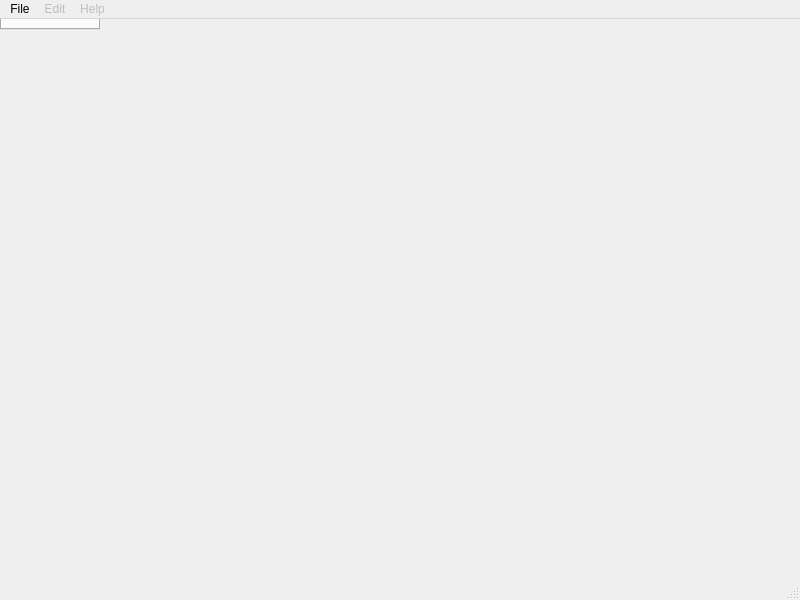
<?xml version="1.0" encoding="UTF-8"?>
<ui version="4.0">
 <class>arc_simulatorClass</class>
 <widget class="QMainWindow" name="arc_simulatorClass">
  <property name="geometry">
   <rect>
    <x>0</x>
    <y>0</y>
    <width>800</width>
    <height>600</height>
   </rect>
  </property>
  <property name="windowTitle">
   <string>MainWindow</string>
  </property>
  <widget class="QTabWidget" name="centralwidget"/>
  <widget class="QMenuBar" name="menubar">
   <property name="geometry">
    <rect>
     <x>0</x>
     <y>0</y>
     <width>800</width>
     <height>24</height>
    </rect>
   </property>
   <widget class="QMenu" name="menuFile">
    <property name="title">
     <string>File</string>
    </property>
    <widget class="QMenu" name="menuLoad_2">
     <property name="title">
      <string>Load</string>
     </property>
     <addaction name="actionProgram"/>
     <addaction name="actionMicrostore"/>
    </widget>
    <addaction name="menuLoad_2"/>
    <addaction name="separator"/>
    <addaction name="actionQuit"/>
   </widget>
   <widget class="QMenu" name="menuEdit">
    <property name="enabled">
     <bool>false</bool>
    </property>
    <property name="title">
     <string>Edit</string>
    </property>
    <addaction name="actionCut"/>
    <addaction name="actionCopy"/>
    <addaction name="actionPaste"/>
    <addaction name="separator"/>
    <addaction name="actionFind"/>
    <addaction name="actionReplace"/>
   </widget>
   <widget class="QMenu" name="menuHelp">
    <property name="enabled">
     <bool>false</bool>
    </property>
    <property name="title">
     <string>Help</string>
    </property>
    <addaction name="actionAbout"/>
   </widget>
   <addaction name="menuFile"/>
   <addaction name="menuEdit"/>
   <addaction name="menuHelp"/>
  </widget>
  <widget class="QStatusBar" name="statusbar"/>
  <action name="actionAbout">
   <property name="text">
    <string>About</string>
   </property>
  </action>
  <action name="actionCut">
   <property name="text">
    <string>Cut</string>
   </property>
  </action>
  <action name="actionCopy">
   <property name="text">
    <string>Copy</string>
   </property>
  </action>
  <action name="actionPaste">
   <property name="text">
    <string>Paste</string>
   </property>
  </action>
  <action name="actionFind">
   <property name="text">
    <string>Find</string>
   </property>
  </action>
  <action name="actionReplace">
   <property name="text">
    <string>Replace</string>
   </property>
  </action>
  <action name="actionQuit">
   <property name="text">
    <string>Quit</string>
   </property>
  </action>
  <action name="actionMicroprogram">
   <property name="text">
    <string>Microprogram</string>
   </property>
  </action>
  <action name="actionProgram">
   <property name="text">
    <string>Program</string>
   </property>
  </action>
  <action name="actionMicrostore">
   <property name="text">
    <string>Microstore</string>
   </property>
  </action>
 </widget>
 <resources/>
 <connections>
  <connection>
   <sender>actionProgram</sender>
   <signal>triggered()</signal>
   <receiver>arc_simulatorClass</receiver>
   <slot>loadProgram()</slot>
   <hints>
    <hint type="sourcelabel">
     <x>-1</x>
     <y>-1</y>
    </hint>
    <hint type="destinationlabel">
     <x>399</x>
     <y>299</y>
    </hint>
   </hints>
  </connection>
  <connection>
   <sender>actionMicrostore</sender>
   <signal>triggered()</signal>
   <receiver>arc_simulatorClass</receiver>
   <slot>loadMicrostore()</slot>
   <hints>
    <hint type="sourcelabel">
     <x>-1</x>
     <y>-1</y>
    </hint>
    <hint type="destinationlabel">
     <x>399</x>
     <y>299</y>
    </hint>
   </hints>
  </connection>
 </connections>
 <slots>
  <slot>loadProgram()</slot>
  <slot>loadMicrostore()</slot>
 </slots>
</ui>
